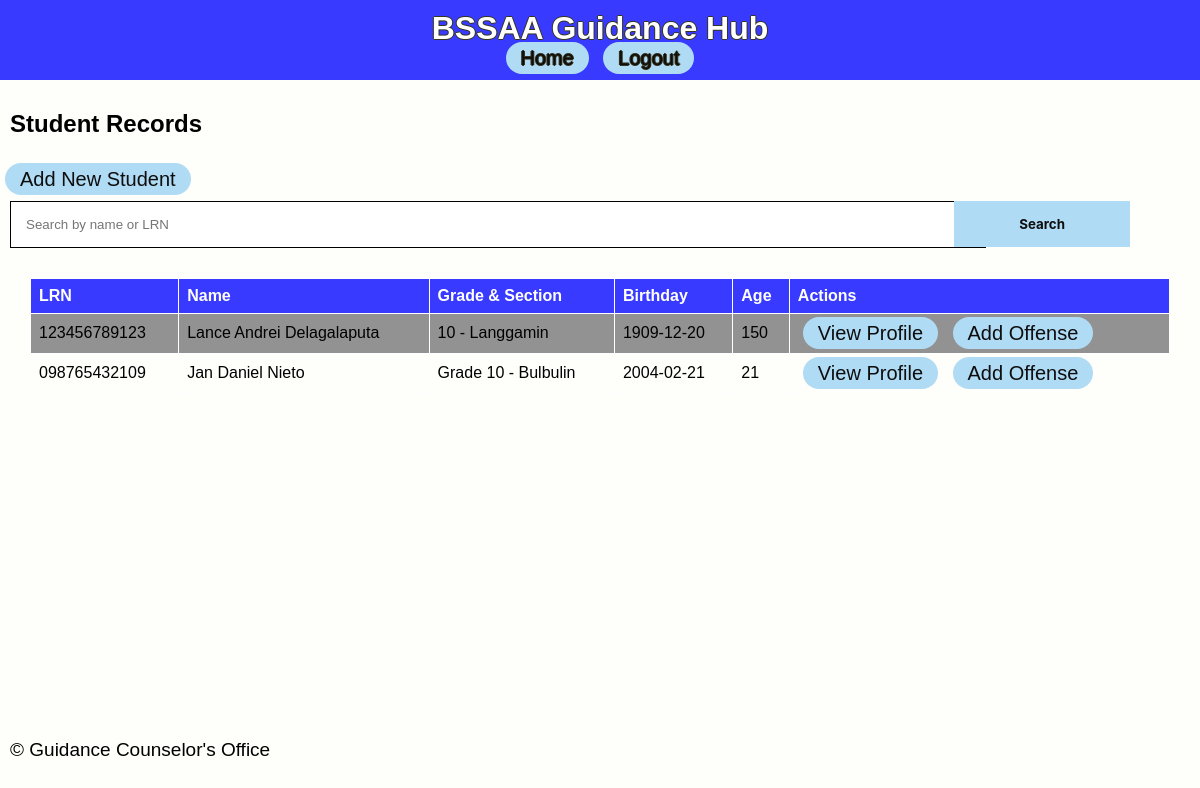
/view_records, run on an earlier commit of the app's database.
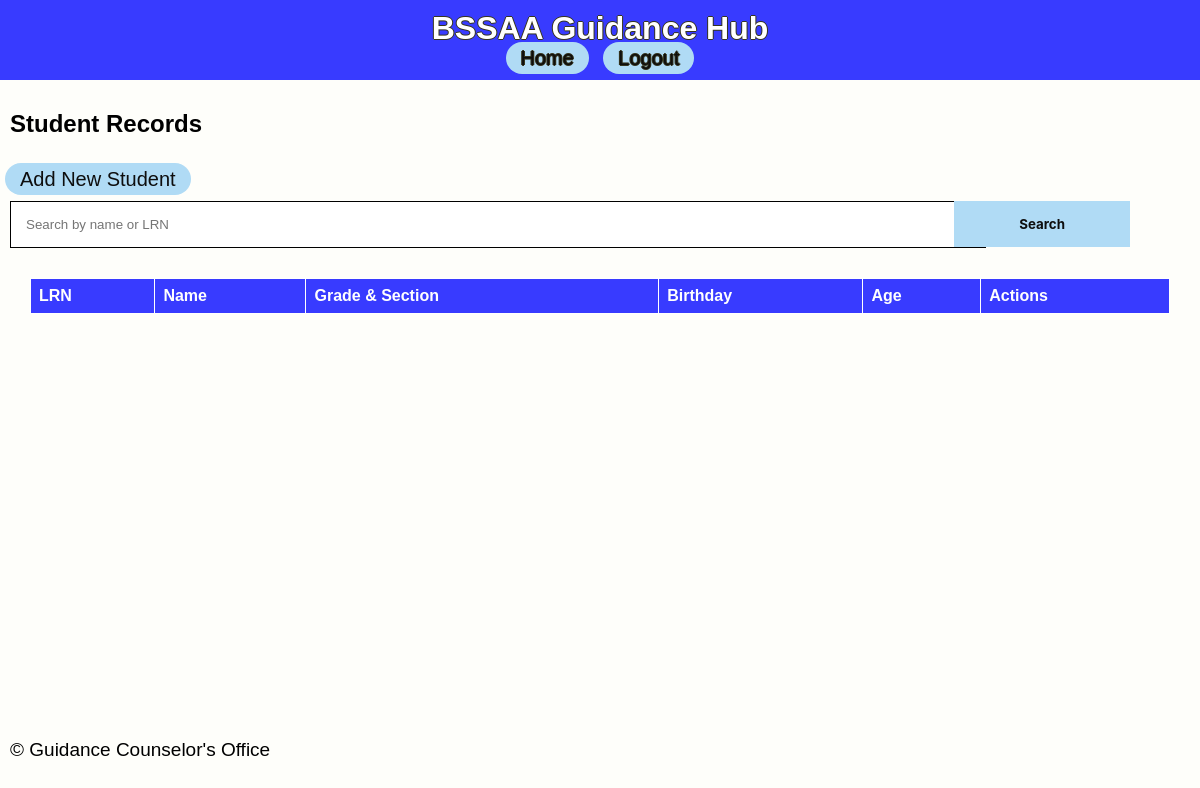
And on a later commit of the database.
### app/models.py (models this page shows)
class StudentRecord(db.Model):
    id = db.Column(db.Integer, primary_key=True)
    lrn = db.Column(db.String(12), nullable=False, unique=True)
    name = db.Column(db.String(100), nullable=False)
    grade_section = db.Column(db.String(50), nullable=False)
    birthdate = db.Column(db.Date, nullable=False)
    age = db.Column(db.Integer, nullable=False)
    mother_tongue = db.Column(db.String(50), nullable=False)
    ethnic_group = db.Column(db.String(50), nullable=True)
    religion = db.Column(db.String(50), nullable=False)
    address_house_no = db.Column(db.String(100), nullable=False)
    address_barangay = db.Column(db.String(100), nullable=False)
    address_city = db.Column(db.String(100), nullable=False)
    address_province = db.Column(db.String(100), nullable=False)
    mother_name = db.Column(db.String(100), nullable=False)
    father_name = db.Column(db.String(100), nullable=False)
    guardian_name = db.Column(db.String(100), nullable=True)
    contact_number = db.Column(db.String(15), nullable=True)
    reason = db.Column(db.String(200), nullable=True)
    type_of_offense = db.Column(db.String(100), nullable=True)
    date_time = db.Column(db.DateTime, default=datetime.utcnow)
    additional_info = db.Column(db.Text, nullable=True)
    offenses = db.relationship('OffenseRecord', backref='student', lazy=True)

### app/routes.py (the view)
@main.route('/view_records')
def view_records():
    search = request.args.get('search')
    if search:
        records = StudentRecord.query.filter(
            (StudentRecord.name.ilike(f'%{search}%')) |
            (StudentRecord.lrn.ilike(f'%{search}%'))
        ).all()
    else:
        records = StudentRecord.query.all()
    return render_template('view_records.html', records=records)

### app/templates/view_records.html
{% extends 'base.html' %}
{% block content %}
<h2>Student Records</h2>
<a href="{{ url_for('main.add_student') }}" class="capsule-button">Add New Student</a>
<form method="GET" action="{{ url_for('main.view_records') }}">
    <input class="searchbox" type="text" name="search" placeholder="Search by name or LRN" value="{{ request.args.get('search', '') }}">
    <button type="submit">Search</button>
</form>
<table>
    <tr>
        <th>LRN</th>
        <th>Name</th>
        <th>Grade & Section</th>
        <th>Birthday</th>
        <th>Age</th>
        <th>Actions</th>
    </tr>
    {% for record in records %}
    <tr>
        <td>{{ record.lrn }}</td>
        <td>{{ record.name }}</td>
        <td>{{ record.grade_section }}</td>
        <td>{{ record.birthdate }}</td>
        <td>{{ record.age }}</td>
        <td>
            <a href="{{ url_for('main.view_profile', student_id=record.id) }}">View Profile</a>
            <a href="{{ url_for('main.add_offense', student_id=record.id) }}">Add Offense</a>
        </td>
    </tr>
    {% endfor %}
</table>
{% endblock %}

What changed in the data, as far as the page shows it:
removed StudentRecord: lrn "123456789123", name "Lance Andrei Delagalaputa", grade_section "10 - Langgamin", birthdate "1909-12-20", age "150"
removed StudentRecord: lrn "098765432109", name "Jan Daniel Nieto", grade_section "Grade 10 - Bulbulin", birthdate "2004-02-21", age "21"
